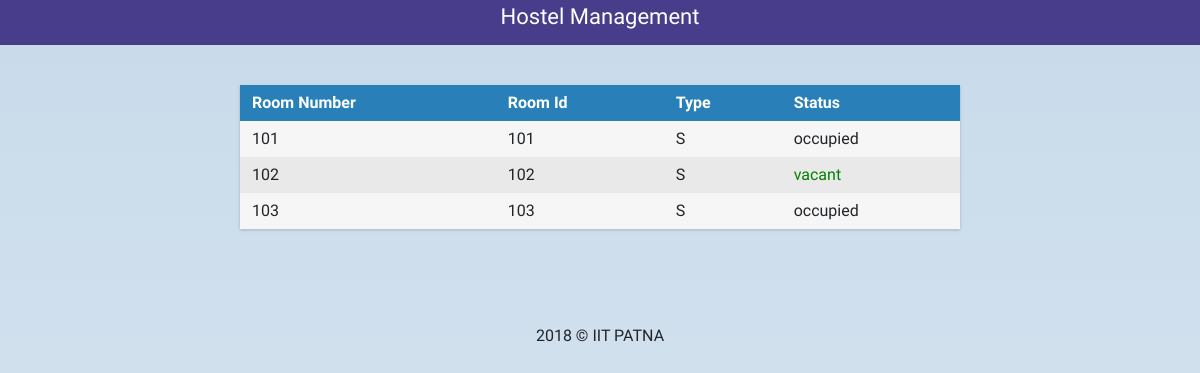
Before: /hostels/A/ with the older database file.
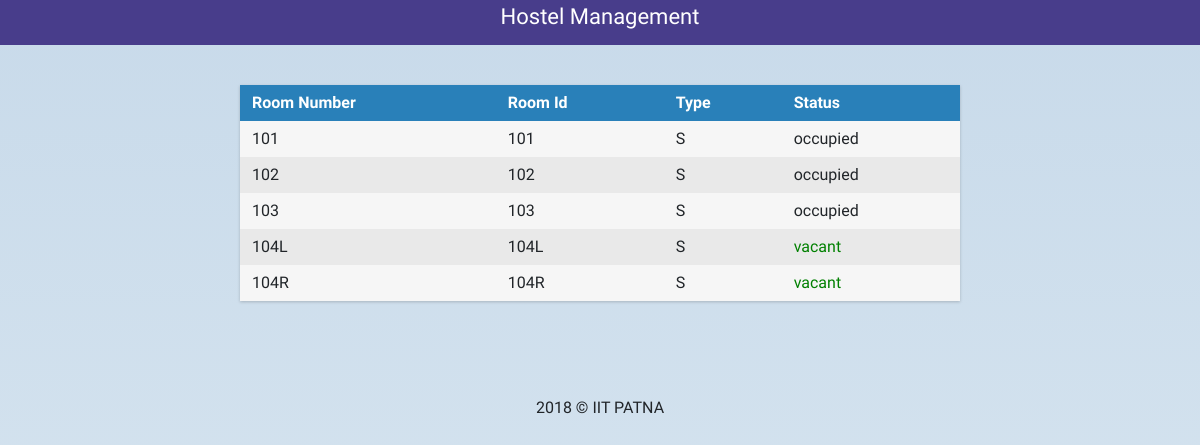
After: the same page with the newer database file.
### selection/models.py (models this page shows, shortened)
class Room(models.Model):
    room_choice = [('S', 'Single Occupancy'), ('D', 'Double Occupancy'), ('P', 'Reserved for Research Scholars'),('B', 'Both Single and Double Occupancy')]
    no = models.CharField(max_length=5)
    name = models.CharField(max_length=10)
    room_type = models.CharField(choices=room_choice, max_length=1, default=None)
    vacant = models.BooleanField(default=False)
    hostel = models.ForeignKey('Hostel', on_delete=models.CASCADE)
    repair = models.CharField(max_length=100, blank=True)

### selection/views.py (the view)
# urls.py: path('hostels/<slug:hostel_name>/', views.hostel_detail_view, name='hostel'),
def hostel_detail_view(request, hostel_name):
    try:
        this_hostel = Hostel.objects.get(name=hostel_name)
    except Hostel.DoesNotExist:
        raise Http404("Invalid Hostel Name")
    context = {
        'hostel': this_hostel,
        'rooms': Room.objects.filter(
            hostel=this_hostel).order_by('name')}
    return render(request, 'hostels.html', context)

### selection/templates/hostels.html
{% extends 'base.html' %}
{% block content %}
    <div class="wrapper">
        <div class="table">
            <div class="row header">
                <div class="cell">
                    Room Number
                </div>
                <div class="cell">
                    Room Id
                </div>
                <div class="cell">
                    Type
                </div>
                <div class="cell">
                    Status
                </div>
            </div>
            {% for room in rooms %}
                <div class="row">
                    <div class="cell" data-title="Number">
                        {{ room.no }}
                    </div>
                    <div class="cell" data-title="Name">
                        {{ room.name }}
                    </div>
                    <div class="cell" data-title="Type">
                        {{ room.room_type }}
                    </div>
                    <div class="cell" style="{% if room.vacant %} color: green {% endif %}" data-title="Status">
                        {% if room.vacant %} vacant {% else %} occupied {% endif %}
                    </div>
                </div>
            {% endfor %}
        </div>
    </div>
{% endblock content %}

### selection/templates/base.html (shortened to what this page needs)
<html>
<head>
    <link rel="stylesheet" href="https://stackpath.bootstrapcdn.com/bootstrap/4.1.3/css/bootstrap.min.css">
       {% load static %}
    <link rel="stylesheet" type="text/css" href="{% static 'selection/style.css' %}">
</head>
<body>
<div class="nav">
    <div class="nav-header">
        <div class="nav-title">
            <a href="{% url 'register' %}">Hostel Management</a>
        </div>
    </div>
</div>
<div >
    {% block content %}
    {% endblock content %}
</div>
<div class="copyright" align="center" >
    2018 © IIT PATNA
  </div>
</body>
</html>

### selection/static/selection/style.css (style rules this page uses)
body { font-family: 'Inconsolata', sans-serif; font-style: normal; font-weight: 200; margin: 0px; background: linear-gradient(#c8daea, #dae7f1);  }
a { text-decoration: none; }
* { box-sizing: border-box; }
.nav {  width: 100%; background-color: steelblue; position: relative; z-index: 1; }
.nav > .nav-header { display: inline; width:100%; background-color: darkslateblue; }
.nav > .nav-header > .nav-title { width: 100%; height: 45px; text-align: center; display: inline-block; font-size: 22px;  padding: 10px 10px 10px 10px; width:100%; }
.nav-title > a { text-decoration:none; color: white; }
.row { margin-top:20px; }
.wrapper { margin: 0 auto; padding: 40px; max-width: 800px; }
.table { margin: 0 0 40px 0; width: 100%; box-shadow: 0 1px 3px rgba(0, 0, 0, 0.2); display: table; }
.row { display: table-row; background: #f6f6f6; }
.row:nth-of-type(odd) { background: #e9e9e9; }
.row.header { font-weight: 900; color: #ffffff; background: #2980b9; }
.cell { white-space: nowrap; padding: 6px 12px; display: table-cell; }
.copyright { bottom: 0px; width: 100%; padding:15px; text-align: center;   }

Changed rows visible on the page:
changed Room (number 2 of 5 on the later page): vacant "vacant" → "occupied"
added Room: no "104L", name "104L", room_type "S", vacant "vacant"
added Room: no "104R", name "104R", room_type "S", vacant "vacant"
